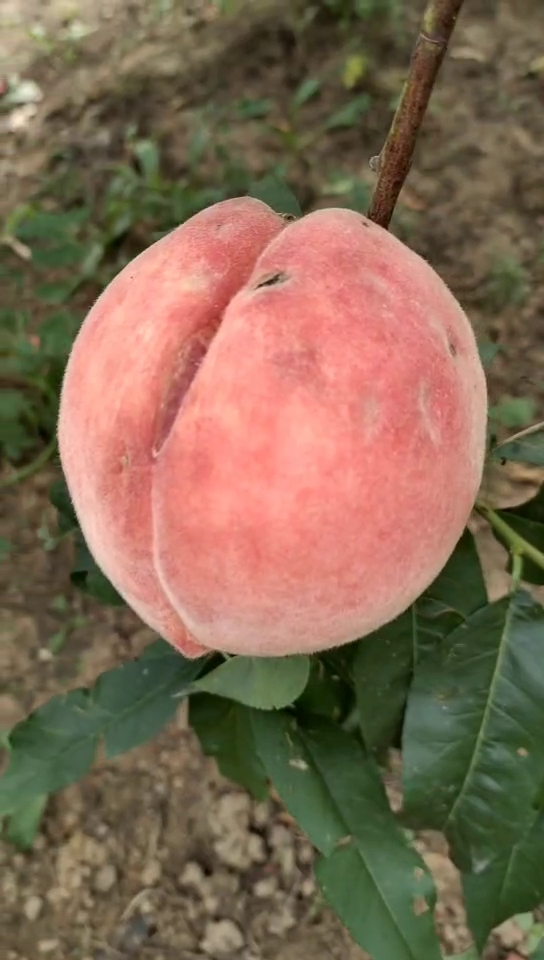
#> input picture Peach/Pic/before.png, 544 x 960 px
$ python LightProcess.py   (older library calls are emulated)
#> lines starting #> are read from the running program, lines starting #| are printed output that depends on the picture; pictures that were not available may be replaced by others from this repository, and a replacement may not be noted
# coding=gbk
###图像处理###
###光照归一化##

import sys,os
import numpy as np
import argparse
import cv2

# [13 lines left out: function hisColor_Img, not called in this run]

def clahe_Img(path,ksize):
    """
    :param path: 图像路径
    :param ksize: 用于直方图均衡化的网格大小,默认为8
    :return: clahe之后的图像
    """
#> called with ksize = 8
    image = cv2.imdecode(np.fromfile(path, dtype=np.uint8),-1)#中文路径
#> image is the input picture: shape (960, 544, 3); mean B, G, R 83.5, 105.1, 129.7
    #image = cv2.imread(path, cv2.IMREAD_COLOR)#英文路径
    b, g, r = cv2.split(image)
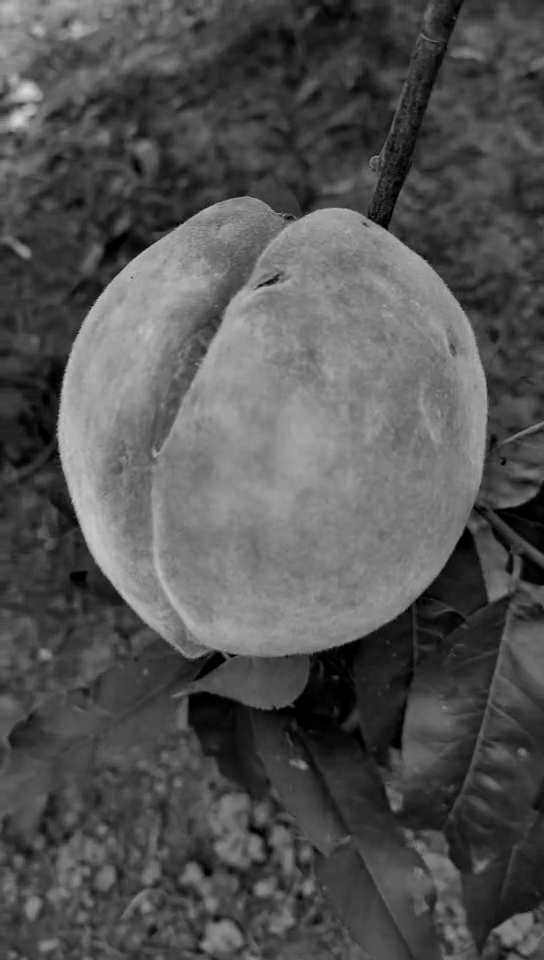
#> b: shape (960, 544); min 0, max 215, mean 83.5
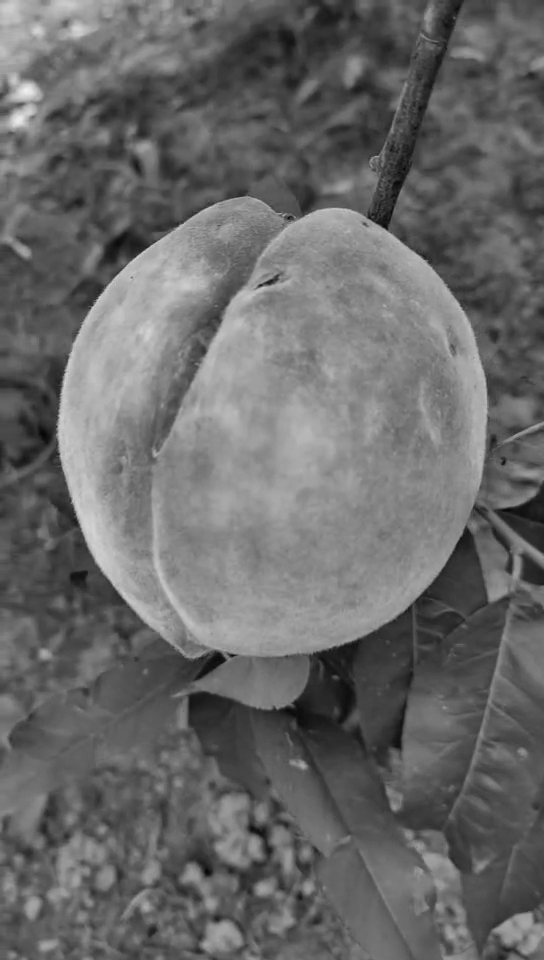
#> g: shape (960, 544); min 3, max 239, mean 105.1
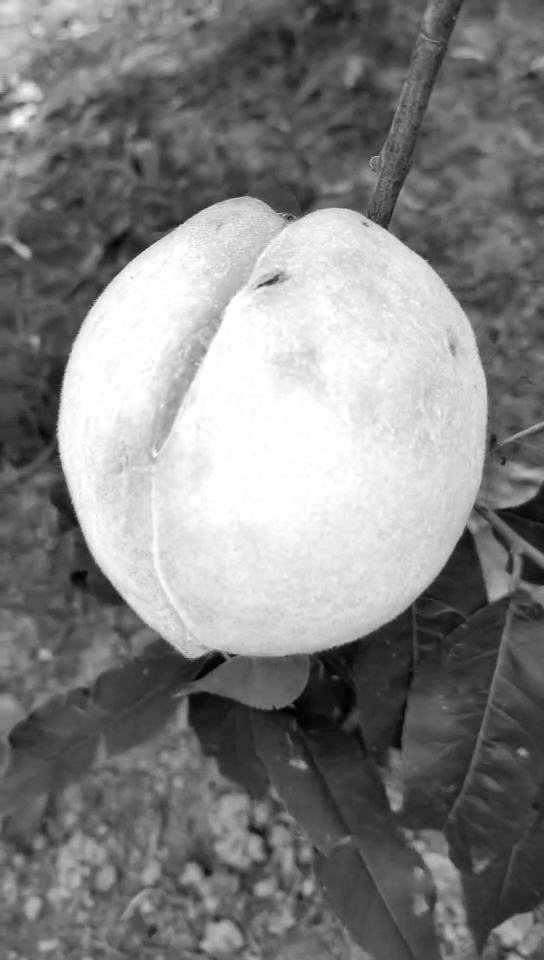
#> r: shape (960, 544); min 0, max 255, mean 129.7
    clahe = cv2.createCLAHE(clipLimit=2.0, tileGridSize=(ksize,ksize))
    b = clahe.apply(b)
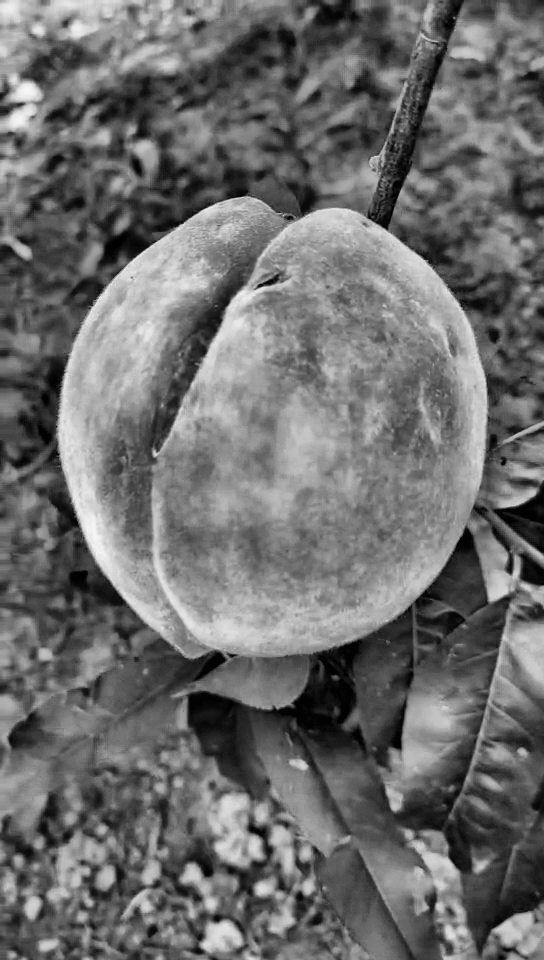
#> b: shape (960, 544); min 0, max 247, mean 109.4
    g = clahe.apply(g)
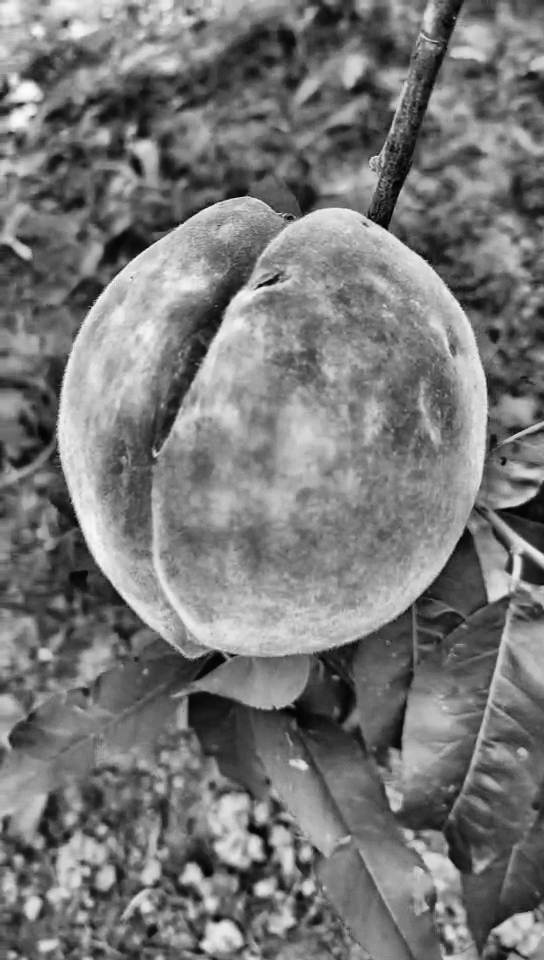
#> g: shape (960, 544); min 1, max 252, mean 119.5
    r = clahe.apply(r)
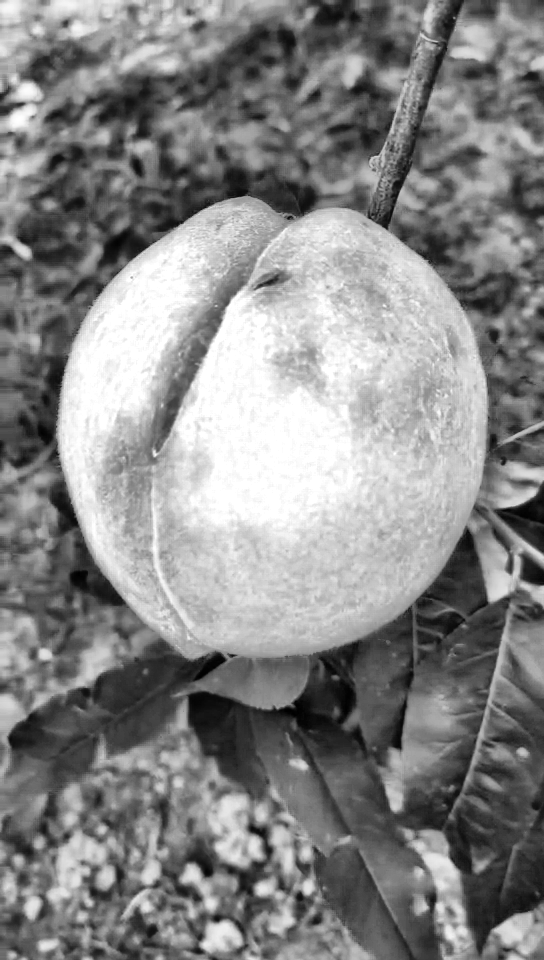
#> r: shape (960, 544); min 0, max 255, mean 135.3
    image = cv2.merge([b, g, r])
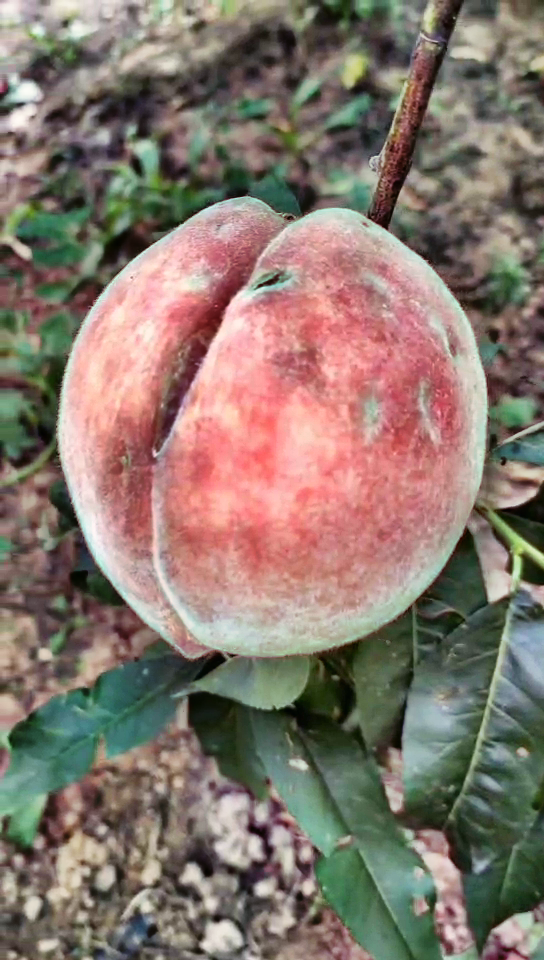
#> image: shape (960, 544, 3); mean B, G, R 109.4, 119.5, 135.3
    return image

# [67 lines left out: functions whiteBalance_Img, blue_Img, not called in this run]

'''
算法测试

photo = "G:/IceCould/Total/InternetPlus/Code/Pic/20(1).png"#测试图片
A = hisColor_Img(photo)
cv2.imwrite("G:/IceCould/Total/InternetPlus/Code/A.png", A)
B = clahe_Img(photo, 8)##效果最佳
cv2.imwrite("G:/IceCould/Total/InternetPlus/Code/B.png", B)
C = whiteBalance_Img(photo)
cv2.imwrite("G:/IceCould/Total/InternetPlus/Code/C.png", C)
D = blue_Img(photo)
cv2.imwrite("G:/IceCould/Total/InternetPlus/Code/D.png", D)
'''

'''
批量处理
'''
##遍历
#filePath = 'G:/IceCould/Total/InternetPlus/Test/initial/32' #英文路径
#中文路径
osChar = sys.getdefaultencoding()
filePath = 'G:\\IceCould\\Total\InternetPlus\\Test\\initial\\nine\\'
outPath = 'G:/IceCould/Total/InternetPlus/Test/last/nine'
thefilelist = os.listdir(filePath)
#print(thefilelist)
for i in thefilelist:
    img = os.path.join('G:',os.sep,filePath[3:-1],i) #中文路径
    #img = filePath + '/' + i #英文路径
    B = clahe_Img(img, 8)
    #cv2.imwrite(outPath + '/' + i, B) #英文路径
    cv2.imencode('.jpg', B)[1].tofile(outPath + '/' + i[0:-4] + '.jpg')  #中文路径（jpg格式）
